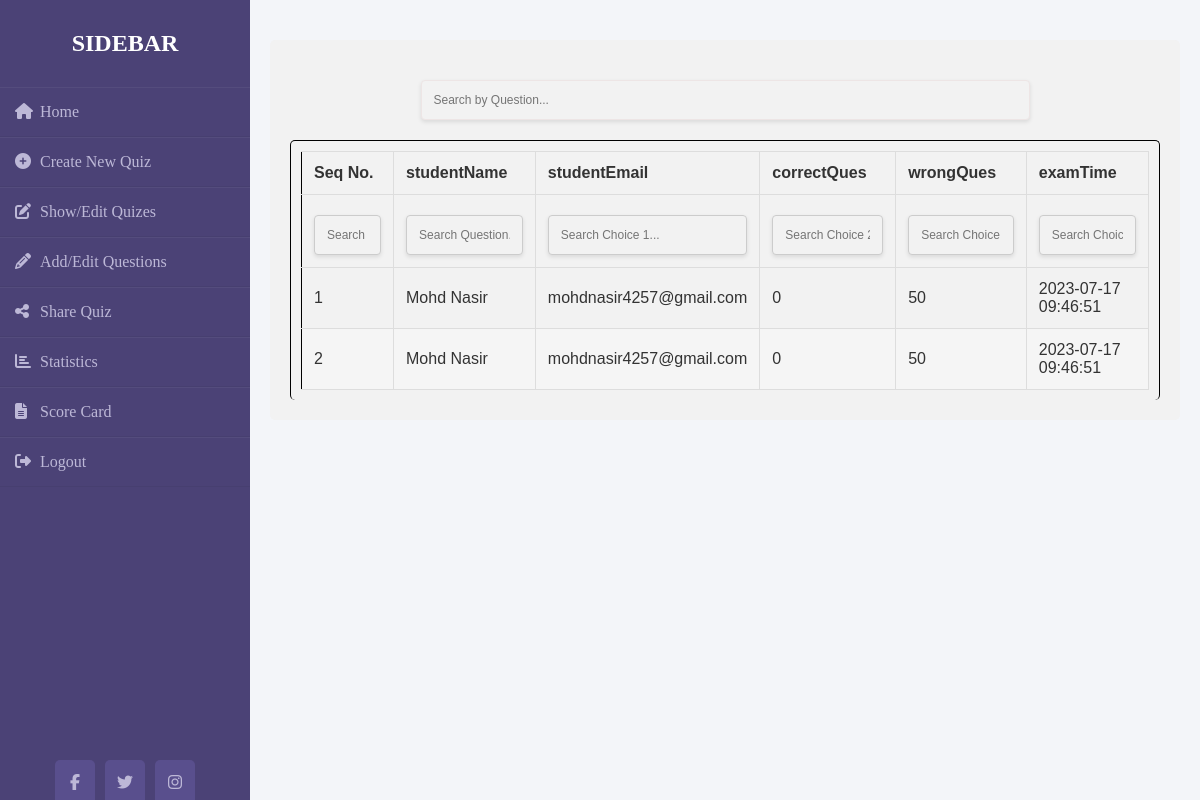
The app's page /Admin/Html/qzScoreCard.php?id=82 (signed in) with its own data.
### tables this page shows
CREATE TABLE `result` (
  `resId` int(11) NOT NULL,
  `studentEmail` varchar(255) DEFAULT NULL,
  `quizName` varchar(255) DEFAULT NULL,
  `quizStartTime` datetime DEFAULT NULL,
  `quizEndTime` datetime DEFAULT NULL,
  `totalQues` int(11) DEFAULT NULL,
  `correctQues` int(11) DEFAULT NULL,
  `wrongQues` int(11) DEFAULT NULL,
  `examTime` datetime DEFAULT NULL,
  `studentName` varchar(255) DEFAULT NULL,
  `adminEmail` varchar(255) DEFAULT NULL
);

### Admin/Html/qzScoreCard.php (the view, shortened to what this page needs)
<!DOCTYPE html>
<html lang="en">
<head>
    <link rel="stylesheet" href="../Css/navBar.css">
    <link rel="stylesheet" href="../Css/home.css">
    <link rel="stylesheet" href="../Css/editQuiz.css">
    <link rel="stylesheet" href="../Css/showQuiz.css">
</head>
<body>
    <div class="wrapper">
        <div class="sidebar">
            <h2>Sidebar</h2>
            <ul>
                <li><a href="home.php"><i class="fas fa-home"></i>Home</a></li>
                <li><a href="createQz.php"><i class="fas fa-plus-circle"></i>Create New Quiz</a></li>
                <li><a href="qzUpdate.php"><i class="fas fa-edit"></i>Show/Edit Quizes</a></li>
                <li><a href="updateQz.php"><i class="fas fas fa-pencil-alt"></i>Add/Edit Questions</a></li>
                <li><a href="shareQz.php"><i class="fas fas fa-share-alt"></i>Share Quiz</a></li>
                <li><a href="statistics.php"><i class="fas fas fa-chart-bar"></i>Statistics</a></li>
                <li><a href="scoreCard.php"><i class="fas fa-file-alt"></i>Score Card</a></li>
                <li><a href="logout.php"><i class="fas fa-sign-out-alt"></i>Logout</a></li>
            </ul>
            <div class="social_media">
                <a href="#"><i class="fab fa-facebook-f"></i></a>
                <a href="#"><i class="fab fa-twitter"></i></a>
                <a href="#"><i class="fab fa-instagram"></i></a>
            </div>
        </div>
        <div class="main_content" >
            <div class="container" >
                <input type="text" id="searchInputTop" onkeyup="searchByName()" placeholder="Search by Question..."
                    class="search-input">
                <div class="tableOverFlow">
                    <table id="quizTable">
                        <tr>
                            <th>Seq No.</th>
                            <th>studentName</th>
                            <th>studentEmail</th>
                            <th>correctQues</th>
                            <th>wrongQues</th>
                            <th>examTime</th>
                        </tr>
                        <tr>
                            <th>
                                <input type="text" id="searchInput0" onkeyup="searchTable(0)"
                                    placeholder="Search Que No...." class="search-input">
                            </th>
                            <th>
                                <input type="text" id="searchInput1" onkeyup="searchTable(1)"
                                    placeholder="Search Question..." class="search-input">
                            </th>
                            <th>
                                <input type="text" id="searchInput2" onkeyup="searchTable(2)"
                                    placeholder="Search Choice 1..." class="search-input">
                            </th>
                            <th>
                                <input type="text" id="searchInput3" onkeyup="searchTable(3)"
                                    placeholder="Search Choice 2..." class="search-input">
                            </th>
                            <th>
                                <input type="text" id="searchInput4" onkeyup="searchTable(4)"
                                    placeholder="Search Choice 3..." class="search-input">
                            </th>
                            <th>
                                <input type="text" id="searchInput5" onkeyup="searchTable(5)"
                                    placeholder="Search Choice 4..." class="search-input">
                            </th>
                        </tr>
                        <?php
                            $servername="localhost";
                            $username="root";
                            $password="";
                            $databse="tallyqms";
                            $connection = mysqli_connect($servername,$username,$password,$databse);
                            $id = mysqli_real_escape_string($connection, $_GET['id']);
                            $query = "SELECT * FROM category WHERE id = $id";
                            $result = mysqli_query($connection, $query);
                            $row = mysqli_fetch_assoc($result);
                            $quizName = $row['quizName'];
                            $quizStartTime = $row['quizStartTime'];
                            $adminEmail = $row['adminEmail'];
                            $query2 =  "SELECT * FROM result WHERE quizName = '$quizName' AND quizStartTime = '$quizStartTime' AND adminEmail = '$adminEmail'";
                            $result2 = mysqli_query($connection, $query2);
                            $i = 1;
                            while($row = mysqli_fetch_array($result2)){
                        ?>
                        <tr>
                            <td><?php echo $i++;?></td>
                            <td><?php echo $row['studentName']?> </td>
                            <td><?php echo $row['studentEmail']?></td>
                            <td><?php echo $row['correctQues']?></td>
                            <td><?php echo $row['wrongQues']?></td>
                            <td><?php echo $row['examTime']?></td>
                        </tr>
                        <?php
                        }
                        ?>
                    </table>
                </div>
            </div>
        </div>
</body>
</html>

### Admin/Css/navBar.css (style rules this page uses)
* { margin: 0; padding: 0; box-sizing: border-box; list-style: none; text-decoration: none; }
body { background-color: #f3f5f9; }
.wrapper { display: flex; position: relative; }
.sidebar { z-index: 1; width: 250px; height: 100%; background: #4b4276; padding: 30px 0px; position: fixed; transition: transform 0.3s ease-in-out; }
.sidebar h2 { color: #fff; text-transform: uppercase; text-align: center; margin-bottom: 30px; }
.sidebar ul li { padding: 15px; border-bottom: 1px solid #bdb8d7; border-bottom: 1px solid rgba(0, 0, 0, 0.05); border-top: 1px solid rgba(255, 255, 255, 0.05); }
.sidebar ul li a { color: #bdb8d7; display: block; }
.sidebar ul li a .fas { width: 25px; }
.sidebar .social_media { position: absolute; bottom: 0; left: 50%; transform: translateX(-50%); display: flex; }
.sidebar .social_media a { display: block; width: 40px; background: #594f8d; height: 40px; line-height: 45px; text-align: center; margin: 0 5px; color: #bdb8d7; border-top-left-radius: 5px; border-top-right-radius: 5px; }
.main_content { margin-left: 250px; min-height: 100vh; padding: 20px; transition: margin-left 0.3s ease-in-out; }

### Admin/Css/home.css (style rules this page uses)
.main_content { width: 100%; background-color: #FCCF31 + #F55555; height: 100vh; }

### Admin/Css/editQuiz.css (style rules this page uses)
.main_content { width: 100%; min-height: 100vh !important; }
.container { border-radius: 5px; padding: 10px; padding: 20px; margin-top: 20px; border-radius: 5px; background-color: #f2f2f2; }
input[type="text"], input[type="number"], input[type="email"], select, textarea { width: 100%; border: none; padding: 12px; border: 1px solid #ccc; border-radius: 4px; box-sizing: border-box; resize: vertical; }

### Admin/Css/showQuiz.css (style rules this page uses)
* { box-sizing: border-box; }
table { width: 100%; border-collapse: collapse; font-family: Arial, sans-serif; color: #333; border: 1px solid black; padding: 2px; }
th, td { padding: 12px; text-align: left; border-bottom: 1px solid #ddd; border-right: 1px solid #ddd; }
th { background-color: #f2f2f2; font-weight: bold; border-top: 1px solid #ddd; position: relative; }
tr:nth-child(even) { background-color: #f5f5f5; }
.search-input { padding: 13px; margin-top: 8px; margin-right: 16px; font-size: 12px; border: none; border-radius: 5px; box-shadow: 0 2px 4px rgba(0, 0, 0, 0.1); background-color: #f2f2f2; color: #333; transition: box-shadow 0.3s ease-in-out; }
#searchInputTop { width: 70%; margin: 20px auto; border: 1px solid rgb(237, 229, 229); display: block; }
.main_content { overflow-x: hidden; }
.tableOverFlow { padding-bottom: 10px; overflow-x: auto; border-right: 1px solid black; border-left: 1px solid black; border-top: 1px solid black; border-radius: 5px; padding: 10px; }

### records on screen
result: studentName "Mohd Nasir", studentEmail "mohdnasir4257@gmail.com", correctQues "0", wrongQues "50", examTime "2023-07-17 09:46:51"
result: studentName "Mohd Nasir", studentEmail "mohdnasir4257@gmail.com", correctQues "0", wrongQues "50", examTime "2023-07-17 09:46:51"
